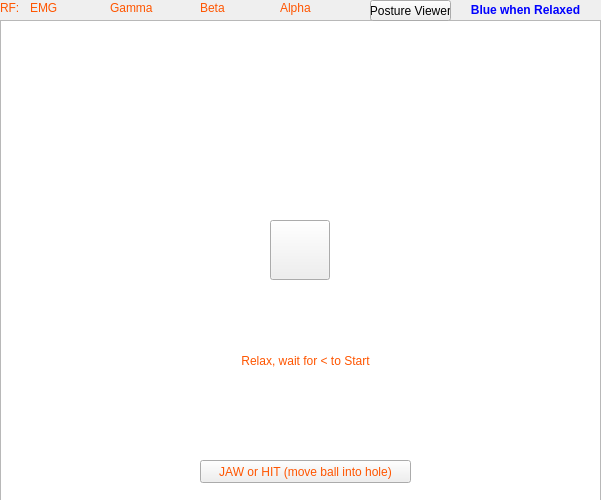
<?xml version="1.0" encoding="UTF-8"?>
<ui version="4.0">
 <class>tutorialgame</class>
 <widget class="QMainWindow" name="tutorialgame">
  <property name="geometry">
   <rect>
    <x>0</x>
    <y>0</y>
    <width>601</width>
    <height>500</height>
   </rect>
  </property>
  <property name="windowTitle">
   <string>MainWindow</string>
  </property>
  <property name="styleSheet">
   <string notr="true">background-image: url(:/images/images/bioshare-BGtiletexturedMixedGloss600px.jpg);
font: 75 8pt &quot;Arial&quot;;</string>
  </property>
  <widget class="QWidget" name="centralwidget">
   <widget class="QLabel" name="EDM">
    <property name="geometry">
     <rect>
      <x>0</x>
      <y>0</y>
      <width>31</width>
      <height>16</height>
     </rect>
    </property>
    <property name="palette">
     <palette>
      <active>
       <colorrole role="WindowText">
        <brush brushstyle="SolidPattern">
         <color alpha="255">
          <red>255</red>
          <green>85</green>
          <blue>0</blue>
         </color>
        </brush>
       </colorrole>
      </active>
      <inactive>
       <colorrole role="WindowText">
        <brush brushstyle="SolidPattern">
         <color alpha="255">
          <red>255</red>
          <green>85</green>
          <blue>0</blue>
         </color>
        </brush>
       </colorrole>
      </inactive>
      <disabled>
       <colorrole role="WindowText">
        <brush brushstyle="SolidPattern">
         <color alpha="255">
          <red>120</red>
          <green>120</green>
          <blue>120</blue>
         </color>
        </brush>
       </colorrole>
      </disabled>
     </palette>
    </property>
    <property name="text">
     <string>RF:</string>
    </property>
   </widget>
   <widget class="QPushButton" name="pushButton_Start">
    <property name="geometry">
     <rect>
      <x>270</x>
      <y>220</y>
      <width>60</width>
      <height>60</height>
     </rect>
    </property>
    <property name="text">
     <string/>
    </property>
    <property name="icon">
     <iconset resource="../relaxconsole.qrc">
      <normaloff>:/images/images/logo.png</normaloff>:/images/images/logo.png</iconset>
    </property>
    <property name="iconSize">
     <size>
      <width>50</width>
      <height>50</height>
     </size>
    </property>
   </widget>
   <widget class="QGraphicsView" name="graphicsView">
    <property name="geometry">
     <rect>
      <x>0</x>
      <y>20</y>
      <width>601</width>
      <height>481</height>
     </rect>
    </property>
    <property name="styleSheet">
     <string notr="true">font: 75 8pt &quot;Arial&quot;;</string>
    </property>
   </widget>
   <widget class="QLabel" name="label_start">
    <property name="geometry">
     <rect>
      <x>190</x>
      <y>350</y>
      <width>231</width>
      <height>23</height>
     </rect>
    </property>
    <property name="palette">
     <palette>
      <active>
       <colorrole role="WindowText">
        <brush brushstyle="SolidPattern">
         <color alpha="255">
          <red>255</red>
          <green>85</green>
          <blue>0</blue>
         </color>
        </brush>
       </colorrole>
      </active>
      <inactive>
       <colorrole role="WindowText">
        <brush brushstyle="SolidPattern">
         <color alpha="255">
          <red>255</red>
          <green>85</green>
          <blue>0</blue>
         </color>
        </brush>
       </colorrole>
      </inactive>
      <disabled>
       <colorrole role="WindowText">
        <brush brushstyle="SolidPattern">
         <color alpha="255">
          <red>120</red>
          <green>120</green>
          <blue>120</blue>
         </color>
        </brush>
       </colorrole>
      </disabled>
     </palette>
    </property>
    <property name="text">
     <string>Relax, wait for     &lt;       to Start</string>
    </property>
    <property name="alignment">
     <set>Qt::AlignCenter</set>
    </property>
   </widget>
   <widget class="QLabel" name="label_M">
    <property name="geometry">
     <rect>
      <x>30</x>
      <y>0</y>
      <width>81</width>
      <height>16</height>
     </rect>
    </property>
    <property name="palette">
     <palette>
      <active>
       <colorrole role="WindowText">
        <brush brushstyle="SolidPattern">
         <color alpha="255">
          <red>255</red>
          <green>85</green>
          <blue>0</blue>
         </color>
        </brush>
       </colorrole>
      </active>
      <inactive>
       <colorrole role="WindowText">
        <brush brushstyle="SolidPattern">
         <color alpha="255">
          <red>255</red>
          <green>85</green>
          <blue>0</blue>
         </color>
        </brush>
       </colorrole>
      </inactive>
      <disabled>
       <colorrole role="WindowText">
        <brush brushstyle="SolidPattern">
         <color alpha="255">
          <red>120</red>
          <green>120</green>
          <blue>120</blue>
         </color>
        </brush>
       </colorrole>
      </disabled>
     </palette>
    </property>
    <property name="text">
     <string>EMG</string>
    </property>
   </widget>
   <widget class="QLabel" name="label_G">
    <property name="geometry">
     <rect>
      <x>110</x>
      <y>0</y>
      <width>81</width>
      <height>16</height>
     </rect>
    </property>
    <property name="palette">
     <palette>
      <active>
       <colorrole role="WindowText">
        <brush brushstyle="SolidPattern">
         <color alpha="255">
          <red>255</red>
          <green>85</green>
          <blue>0</blue>
         </color>
        </brush>
       </colorrole>
      </active>
      <inactive>
       <colorrole role="WindowText">
        <brush brushstyle="SolidPattern">
         <color alpha="255">
          <red>255</red>
          <green>85</green>
          <blue>0</blue>
         </color>
        </brush>
       </colorrole>
      </inactive>
      <disabled>
       <colorrole role="WindowText">
        <brush brushstyle="SolidPattern">
         <color alpha="255">
          <red>120</red>
          <green>120</green>
          <blue>120</blue>
         </color>
        </brush>
       </colorrole>
      </disabled>
     </palette>
    </property>
    <property name="text">
     <string>Gamma</string>
    </property>
   </widget>
   <widget class="QLabel" name="label_B">
    <property name="geometry">
     <rect>
      <x>200</x>
      <y>0</y>
      <width>81</width>
      <height>16</height>
     </rect>
    </property>
    <property name="palette">
     <palette>
      <active>
       <colorrole role="WindowText">
        <brush brushstyle="SolidPattern">
         <color alpha="255">
          <red>255</red>
          <green>85</green>
          <blue>0</blue>
         </color>
        </brush>
       </colorrole>
      </active>
      <inactive>
       <colorrole role="WindowText">
        <brush brushstyle="SolidPattern">
         <color alpha="255">
          <red>255</red>
          <green>85</green>
          <blue>0</blue>
         </color>
        </brush>
       </colorrole>
      </inactive>
      <disabled>
       <colorrole role="WindowText">
        <brush brushstyle="SolidPattern">
         <color alpha="255">
          <red>120</red>
          <green>120</green>
          <blue>120</blue>
         </color>
        </brush>
       </colorrole>
      </disabled>
     </palette>
    </property>
    <property name="text">
     <string>Beta</string>
    </property>
   </widget>
   <widget class="QLabel" name="label_A">
    <property name="geometry">
     <rect>
      <x>280</x>
      <y>0</y>
      <width>91</width>
      <height>16</height>
     </rect>
    </property>
    <property name="palette">
     <palette>
      <active>
       <colorrole role="WindowText">
        <brush brushstyle="SolidPattern">
         <color alpha="255">
          <red>255</red>
          <green>85</green>
          <blue>0</blue>
         </color>
        </brush>
       </colorrole>
      </active>
      <inactive>
       <colorrole role="WindowText">
        <brush brushstyle="SolidPattern">
         <color alpha="255">
          <red>255</red>
          <green>85</green>
          <blue>0</blue>
         </color>
        </brush>
       </colorrole>
      </inactive>
      <disabled>
       <colorrole role="WindowText">
        <brush brushstyle="SolidPattern">
         <color alpha="255">
          <red>120</red>
          <green>120</green>
          <blue>120</blue>
         </color>
        </brush>
       </colorrole>
      </disabled>
     </palette>
    </property>
    <property name="text">
     <string>Alpha</string>
    </property>
   </widget>
   <widget class="QPushButton" name="HIT">
    <property name="geometry">
     <rect>
      <x>200</x>
      <y>460</y>
      <width>211</width>
      <height>23</height>
     </rect>
    </property>
    <property name="palette">
     <palette>
      <active>
       <colorrole role="WindowText">
        <brush brushstyle="SolidPattern">
         <color alpha="255">
          <red>255</red>
          <green>85</green>
          <blue>0</blue>
         </color>
        </brush>
       </colorrole>
       <colorrole role="Text">
        <brush brushstyle="SolidPattern">
         <color alpha="255">
          <red>255</red>
          <green>85</green>
          <blue>0</blue>
         </color>
        </brush>
       </colorrole>
       <colorrole role="ButtonText">
        <brush brushstyle="SolidPattern">
         <color alpha="255">
          <red>255</red>
          <green>85</green>
          <blue>0</blue>
         </color>
        </brush>
       </colorrole>
      </active>
      <inactive>
       <colorrole role="WindowText">
        <brush brushstyle="SolidPattern">
         <color alpha="255">
          <red>255</red>
          <green>85</green>
          <blue>0</blue>
         </color>
        </brush>
       </colorrole>
       <colorrole role="Text">
        <brush brushstyle="SolidPattern">
         <color alpha="255">
          <red>255</red>
          <green>85</green>
          <blue>0</blue>
         </color>
        </brush>
       </colorrole>
       <colorrole role="ButtonText">
        <brush brushstyle="SolidPattern">
         <color alpha="255">
          <red>255</red>
          <green>85</green>
          <blue>0</blue>
         </color>
        </brush>
       </colorrole>
      </inactive>
      <disabled>
       <colorrole role="WindowText">
        <brush brushstyle="SolidPattern">
         <color alpha="255">
          <red>120</red>
          <green>120</green>
          <blue>120</blue>
         </color>
        </brush>
       </colorrole>
       <colorrole role="Text">
        <brush brushstyle="SolidPattern">
         <color alpha="255">
          <red>120</red>
          <green>120</green>
          <blue>120</blue>
         </color>
        </brush>
       </colorrole>
       <colorrole role="ButtonText">
        <brush brushstyle="SolidPattern">
         <color alpha="255">
          <red>120</red>
          <green>120</green>
          <blue>120</blue>
         </color>
        </brush>
       </colorrole>
      </disabled>
     </palette>
    </property>
    <property name="text">
     <string>JAW or HIT (move ball into hole)</string>
    </property>
   </widget>
   <widget class="QLabel" name="BALL">
    <property name="geometry">
     <rect>
      <x>420</x>
      <y>210</y>
      <width>81</width>
      <height>81</height>
     </rect>
    </property>
    <property name="text">
     <string/>
    </property>
    <property name="pixmap">
     <pixmap resource="../relaxconsole.qrc">:/images/images/Button-ball.png</pixmap>
    </property>
    <property name="scaledContents">
     <bool>true</bool>
    </property>
    <property name="alignment">
     <set>Qt::AlignCenter</set>
    </property>
   </widget>
   <widget class="QLabel" name="label">
    <property name="geometry">
     <rect>
      <x>460</x>
      <y>0</y>
      <width>131</width>
      <height>20</height>
     </rect>
    </property>
    <property name="palette">
     <palette>
      <active>
       <colorrole role="WindowText">
        <brush brushstyle="SolidPattern">
         <color alpha="255">
          <red>0</red>
          <green>0</green>
          <blue>255</blue>
         </color>
        </brush>
       </colorrole>
      </active>
      <inactive>
       <colorrole role="WindowText">
        <brush brushstyle="SolidPattern">
         <color alpha="255">
          <red>0</red>
          <green>0</green>
          <blue>255</blue>
         </color>
        </brush>
       </colorrole>
      </inactive>
      <disabled>
       <colorrole role="WindowText">
        <brush brushstyle="SolidPattern">
         <color alpha="255">
          <red>120</red>
          <green>120</green>
          <blue>120</blue>
         </color>
        </brush>
       </colorrole>
      </disabled>
     </palette>
    </property>
    <property name="font">
     <font>
      <family>Arial</family>
      <pointsize>8</pointsize>
      <weight>9</weight>
      <italic>false</italic>
      <bold>false</bold>
     </font>
    </property>
    <property name="styleSheet">
     <string notr="true"/>
    </property>
    <property name="text">
     <string>&lt;!DOCTYPE HTML PUBLIC &quot;-//W3C//DTD HTML 4.0//EN&quot; &quot;http://www.w3.org/TR/REC-html40/strict.dtd&quot;&gt;
&lt;html&gt;&lt;head&gt;&lt;meta name=&quot;qrichtext&quot; content=&quot;1&quot; /&gt;&lt;style type=&quot;text/css&quot;&gt;
p, li { white-space: pre-wrap; }
&lt;/style&gt;&lt;/head&gt;&lt;body style=&quot; font-family:'PMingLiU'; font-size:9pt; font-weight:400; font-style:normal;&quot;&gt;
&lt;p style=&quot; margin-top:0px; margin-bottom:0px; margin-left:0px; margin-right:0px; -qt-block-indent:0; text-indent:0px;&quot;&gt;&lt;span style=&quot; font-weight:600;&quot;&gt;Blue when Relaxed&lt;/span&gt;&lt;/p&gt;&lt;/body&gt;&lt;/html&gt;</string>
    </property>
    <property name="alignment">
     <set>Qt::AlignCenter</set>
    </property>
   </widget>
   <widget class="QPushButton" name="pushButton_2D_accel">
    <property name="geometry">
     <rect>
      <x>370</x>
      <y>0</y>
      <width>81</width>
      <height>21</height>
     </rect>
    </property>
    <property name="cursor">
     <cursorShape>PointingHandCursor</cursorShape>
    </property>
    <property name="text">
     <string>Posture Viewer</string>
    </property>
   </widget>
   <zorder>graphicsView</zorder>
   <zorder>EDM</zorder>
   <zorder>pushButton_Start</zorder>
   <zorder>label_start</zorder>
   <zorder>label_M</zorder>
   <zorder>label_G</zorder>
   <zorder>label_B</zorder>
   <zorder>label_A</zorder>
   <zorder>HIT</zorder>
   <zorder>BALL</zorder>
   <zorder>label</zorder>
   <zorder>pushButton_2D_accel</zorder>
  </widget>
 </widget>
 <resources>
  <include location="../relaxconsole.qrc"/>
 </resources>
 <connections/>
</ui>
